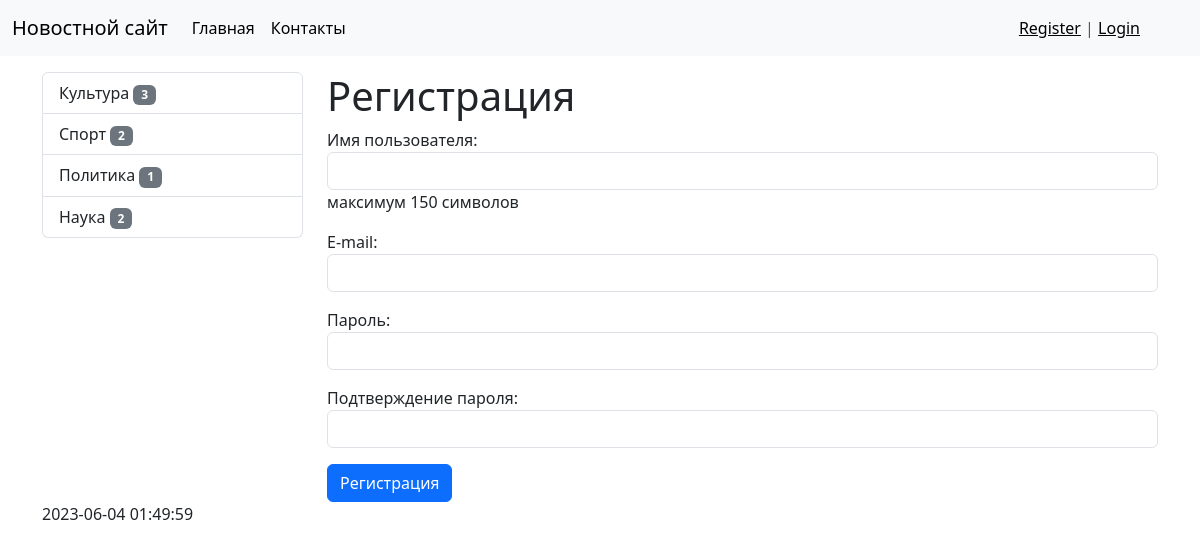
Screenshot of /register/ with the database file from the repository.
### news/models.py (models this page shows, shortened)
class Category(models.Model):
    title = models.CharField(
        max_length=150,
        db_index=True,
        verbose_name='Наименование категории')
    def get_absolute_url(self):
        return reverse('category', kwargs={'category_id': self.pk})
    class Meta:
        verbose_name = 'Категория'
        verbose_name_plural = 'Категории'
        ordering = ['title']

### news/views.py (the view)
# urls.py: path('register/', register, name='register'),
def register(request):
    if request.method == 'POST':
        form = UserRegisterForm(request.POST)
        if form.is_valid():
            user = form.save()
            login(request, user)
            messages.success(
                request=request,
                message='Вы успешно зарегистрировались')
            return redirect('home')
        else:
            messages.error(
                request=request,
                message='Ошибка регистрации')
    else:
        form = UserRegisterForm()
    context = {
        'title': 'Регистрация',
        'h1': 'Регистрация',
        'form': form,
    }
    return render(request=request, template_name='news/register.html', context=context)

### news/forms.py
class UserRegisterForm(UserCreationForm):
    class_attr = {'class': 'form-control'}
    class_attr_af = {**class_attr, **{'autofocus': ''}}
    username = forms.CharField(
        label='Имя пользователя',
        help_text='максимум 150 символов',
        widget=forms.TextInput(attrs=class_attr_af))
    password1 = forms.CharField(
        label='Пароль',
        widget=forms.PasswordInput(attrs=class_attr))
    password2 = forms.CharField(
        label='Подтверждение пароля',
        widget=forms.PasswordInput(attrs=class_attr))
    email = forms.EmailField(
        label='E-mail',
        widget=forms.EmailInput(attrs=class_attr))
    class Meta:
        model = User
        fields = ('username', 'email', 'password1', 'password2')
        """
        widgets = {
            'username': forms.TextInput(attrs={'class': 'form-control'}),
            'email': forms.EmailInput(attrs={'class': 'form-control'}),
            'password1': forms.TextInput(attrs={'class': 'form-control'}),
            'password2': forms.TextInput(attrs={'class': 'form-control'}),
        }
        """

### news/templatetags/news_tags.py (called while the page is built)
@register.simple_tag(name='get_list_categories')
def get_categories():
    categories = cache.get('categories')
    if not categories:
        categories = Category.objects.annotate(
            cnt=Count('news'),
            published=F('news__is_published')
        ).filter(cnt__gt=0).filter(published=True)
        cache.set('categories', categories, 60*1)
    return categories

### news/templates/news/register.html (shortened to what this page needs)
{% extends 'base.html' %}
{% block sidebar %}
{% include 'inc/_sidebar.html' %}
{% endblock %}
{% block content %}
<h1>{{ h1 }}</h1>
<form method="post">
    {{ form.as_p }}
    <button type="submit" class="btn btn-primary btn-block">{{ h1 }}</button>
</form>
{% endblock %}

### templates/inc/_sidebar.html (shortened to what this page needs)
{% load news_tags %}
<div class="list-group">
    {% get_list_categories as categories %}
    {% for item in categories %}
    <a href="{{ item.get_absolute_url }}" class="list-group-item list-group-item-action">
        {{ item.title }} <span class="badge bg-secondary">{{ item.cnt }}</span>
    </a>
    {% endfor %}
</div>
<br>

### rows the page displays
Category: title "Культура", cnt "3"
Category: title "Спорт", cnt "2"
Category: title "Политика", cnt "1"
Category: title "Наука", cnt "2"

### other values shown
{{ h1 }} "Регистрация"
